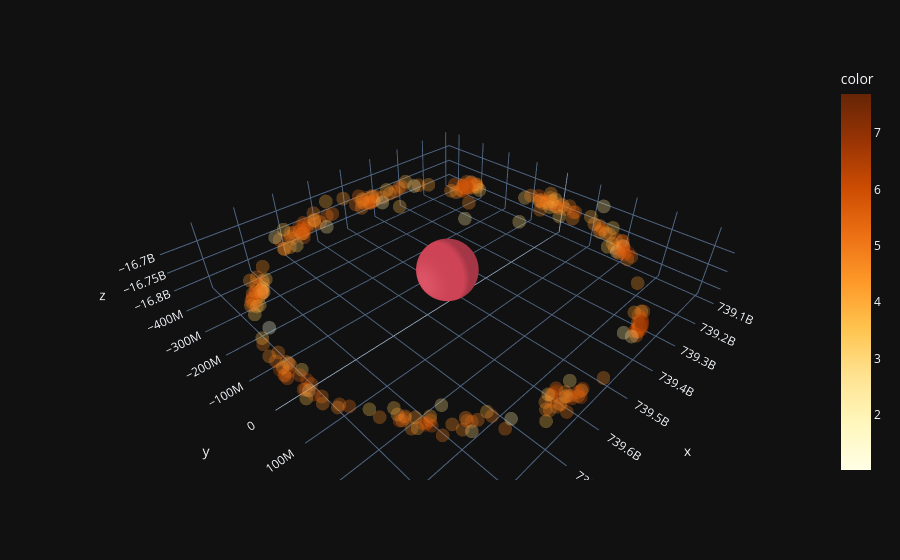

Write notebook code for a chart like this one.
### Code cell
# 3D plot with customizations
fig = sa.plot_3d(
    timestep=10,
    species_num=1,      # Index of the species to visualize
    log_cutoff=1,       # Minimum log density to display
    show_star=False      # Show the star in the visualization (Not recommended for Solar System for obvious reasons)
)
fig.update_layout(template="plotly_dark")
fig.show()

### Figure 1 — Plotly figure (JSON) as saved in the notebook; plotly's stock layout.template omitted (floating-point values rounded to 4 significant figures; data arrays with more than 128 entries replaced by an {"elided": "..."} marker saying what was removed)
{"data": [{"hovertemplate": "x=%{x}<br>y=%{y}<br>z=%{z}<br>color=%{marker.color}<extra></extra>", "legendgroup": "", "marker": {"color": {"elided": "300 float values"}, "coloraxis": "coloraxis", "opacity": 0.3, "symbol": "circle"}, "mode": "markers", "name": "", "scene": "scene", "showlegend": false, "x": {"elided": "300 float values"}, "y": {"elided": "300 float values"}, "z": {"elided": "300 float values"}, "type": "scatter3d"}, {"colorscale": [[0.0, "rgb(253, 237, 176)"], [0.09091, "rgb(250, 205, 145)"], [0.1818, "rgb(246, 173, 119)"], [0.2727, "rgb(240, 142, 98)"], [0.3636, "rgb(231, 109, 84)"], [0.4545, "rgb(216, 80, 83)"], [0.5455, "rgb(195, 56, 90)"], [0.6364, "rgb(168, 40, 96)"], [0.7273, "rgb(138, 29, 99)"], [0.8182, "rgb(107, 24, 93)"], [0.9091, "rgb(76, 21, 80)"], [1.0, "rgb(47, 15, 61)"]], "showscale": false, "surfacecolor": {"elided": "100x100 float values"}, "x": {"elided": "100x100 float values"}, "y": {"elided": "100x100 float values"}, "z": {"elided": "100x100 float values"}, "type": "surface"}], "layout": {"scene": {"domain": {"x": [0.0, 1.0], "y": [0.0, 1.0]}, "xaxis": {"title": {"text": "x"}}, "yaxis": {"title": {"text": "y"}}, "zaxis": {"title": {"text": "z"}}, "aspectmode": "data"}, "coloraxis": {"colorbar": {"title": {"text": "color"}, "exponentformat": "e"}, "colorscale": [[0.0, "rgb(255,255,229)"], [0.125, "rgb(255,247,188)"], [0.25, "rgb(254,227,145)"], [0.375, "rgb(254,196,79)"], [0.5, "rgb(254,153,41)"], [0.625, "rgb(236,112,20)"], [0.75, "rgb(204,76,2)"], [0.875, "rgb(153,52,4)"], [1.0, "rgb(102,37,6)"]]}, "legend": {"tracegroupgap": 0}, "margin": {"t": 60}}}
